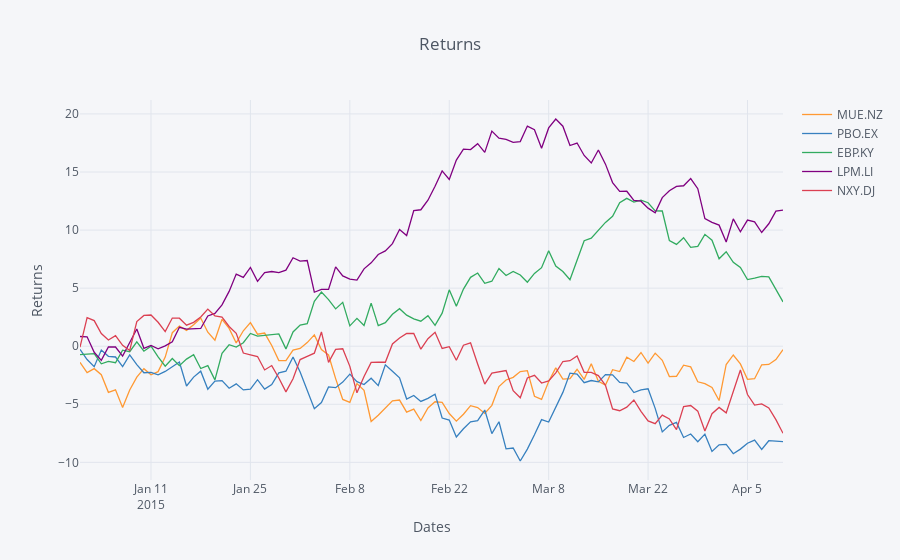

Notebook source saved alongside this figure:
### Markdown cell above
#### Plotting Offline with Cufflinks

### Code cell
import cufflinks as cf

iplot(cf.datagen.lines().iplot(asFigure=True,
                               kind='scatter',xTitle='Dates',yTitle='Returns',title='Returns'))
